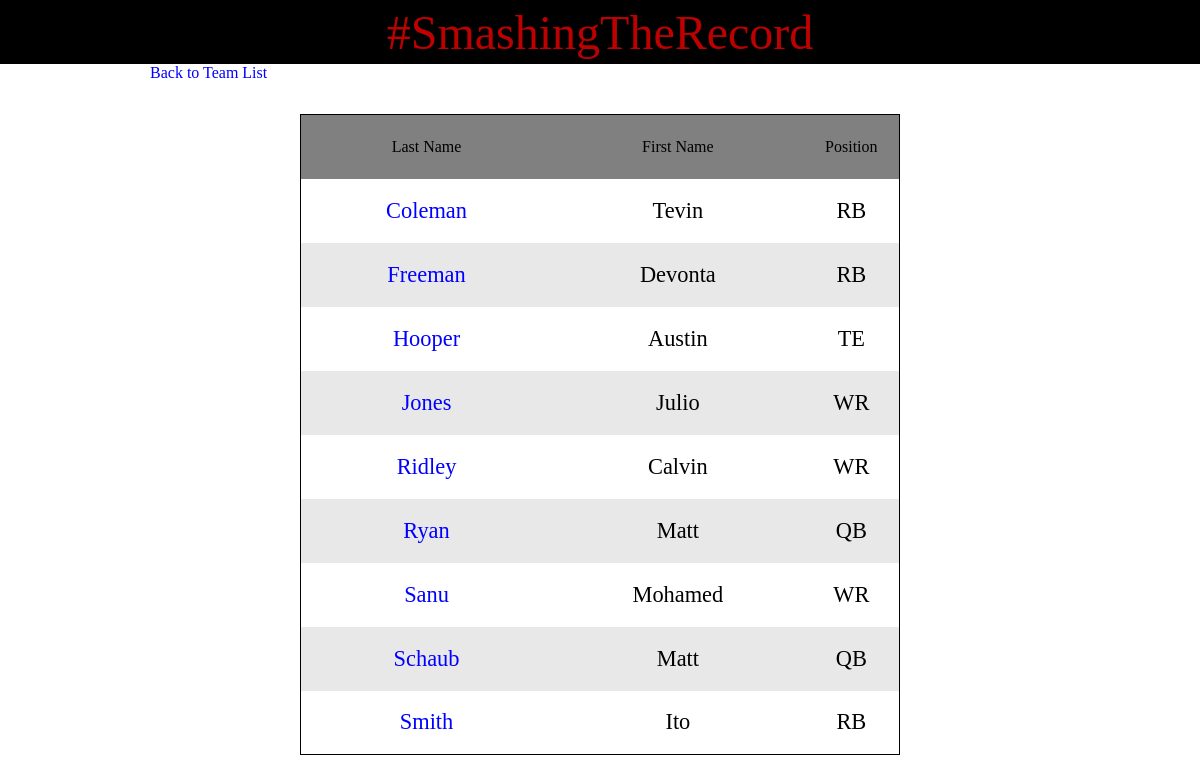
Page /team.php?tm_id=2 on the committed database.
### tables this page shows
CREATE TABLE `players` (
  `player_id` int(255) NOT NULL,
  `player_firstname` varchar(50) NOT NULL,
  `player_lastname` varchar(255) NOT NULL,
  `player_position` varchar(20) NOT NULL,
  `player_team_id` varchar(50) NOT NULL,
  `player_image` varchar(255) NOT NULL,
  `player_twitter` varchar(30) NOT NULL
);

CREATE TABLE `positions` (
  `position_id` int(11) NOT NULL,
  `position_name` varchar(5) NOT NULL
);

### team.php (the view, shortened to what this page needs)
<?php
include "includes/header.php";
?>
<div class="wrapper">
<a href="team-list.php" class="team-list">Back to Team List</a>
<table id="search-results">
  <thead>
    <td>Last Name</td>
    <td>First Name</td>
    <td>Position</td>
  </thead>
<?php
if(isset($_GET['tm_id'])) {
  $team_id = $_GET['tm_id'];
  $query = "SELECT * FROM players WHERE player_team_id = $team_id ORDER BY player_lastname ASC";
  $player_query = mysqli_query($connection, $query);
  while($row = mysqli_fetch_assoc($player_query)) {
    $player_id = $row['player_id'];
    $player_firstname = $row['player_firstname'];
    $player_lastname = $row['player_lastname'];
    $player_position = $row['player_position'];
    echo "<tr>";
    echo "<td class='player-result'><a href='player.php?p_id=$player_id'> {$player_lastname}</a></td>";
    echo "<td class='player-result'>{$player_firstname}</td>";
    $send_query = "SELECT * FROM positions WHERE position_id = $player_position";
    $position_query = mysqli_query($connection, $send_query);
    while($row = mysqli_fetch_assoc($position_query)) {
      $player_position = $row['position_name'];
      echo "<td class='player-result'>{$player_position}</td>";
      }
    echo "</tr>";
}
} else {
  header("Location: index.php");
}
?>
</div>

### css/main.css (style rules this page uses)
* { margin: 0; border: 0; box-sizing: border-box; }
body { font-family: "Alfa Slab One"; }
.wrapper { max-width: 900px; margin: 0 auto; }
a { text-decoration: none; }
.team-list,.team-list:visited,.team-list:hover,.team-list:active { color: blue; }
#search-results { margin-top: 20px; width: 100%; border-collapse:collapse; border: 1px solid black; max-width: 600px; margin: 2rem auto; }
#search-results thead td:nth-child(1), #search-results thead td:nth-child(2) { background: grey; text-align: center; width: 42%; }
#search-results thead td:nth-child(3) { background: grey; text-align: center; width: 16%; }
#search-results tr { height: 8vh; text-align: center; }
#search-results .player-result { font-size: 1.4rem; }
#search-results tr:nth-child(even) { background: #E8E8E8; }
#search-results a,#search-results a:visited,#search-results a:hover,#search-results a:active { color: blue; }

### rows in the picture
players: player_lastname "Coleman", player_firstname "Tevin"
positions: position_name "RB"
players: player_lastname "Freeman", player_firstname "Devonta"
players: player_lastname "Hooper", player_firstname "Austin"
positions: position_name "TE"
players: player_lastname "Jones", player_firstname "Julio"
positions: position_name "WR"
players: player_lastname "Ridley", player_firstname "Calvin"
players: player_lastname "Ryan", player_firstname "Matt"
positions: position_name "QB"
players: player_lastname "Sanu", player_firstname "Mohamed"
players: player_lastname "Schaub", player_firstname "Matt"
players: player_lastname "Smith", player_firstname "Ito"
